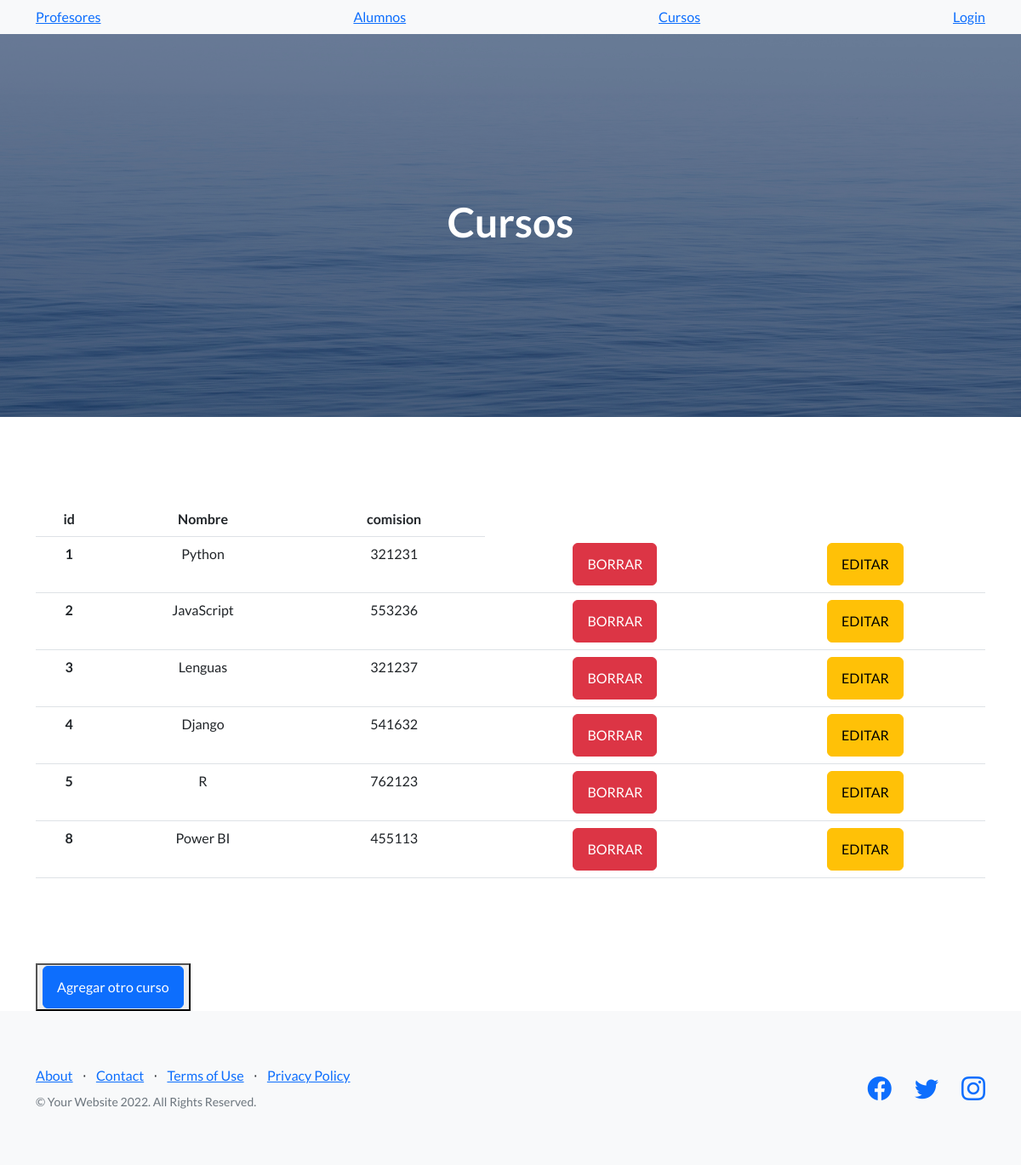
Screenshot of /appCoder/cursos with the database file from the repository.
### AppCoder/models.py (models this page shows, shortened)
class Curso(models.Model):
    nombre = models.CharField(max_length=40)
    comision = models.IntegerField()

### AppCoder/views.py (the view)
# urls.py: path("cursos" , views.cursos , name="cursos"),
def cursos(request):
    cursos = Curso.objects.all()
    dicc = {"cursos":cursos}
    plantillas = loader.get_template("cursos.html")
    documento = plantillas.render(dicc)
    return HttpResponse(documento)

### AppCoder/template/cursos.html
{% extends "padre.html" %}
{%  load static %}
{% block seccion %}
    <h1>Cursos</h1>
{% endblock %}
{% block contenido %}
    <div class="container">
        <table class="table table-hover" style="text-align: center; margin-top: 100px;margin-bottom: 100px;">
            <thead>
            <tr>
                <th scope="col">id</th>
                <th scope="col">Nombre</th>
                <th scope="col">comision</th>
            </tr>
            </thead>
            <tbody>
                {% for n in cursos %}
                <tr>
                    <th>{{n.id}}</th>
                    <td>{{n.nombre}}</td>
                    <td>{{n.comision}}</td>
                    <td><a href="{% url 'eliminar_curso'  n.id %}" class="btn btn-danger">BORRAR</a></td>
                    <td><a href="{% url 'editar_curso'  n.id %}" class="btn btn-warning">EDITAR</a></td>
                </tr>
                {% endfor %}
            </tbody>
        </table>
        <button>
            <a href="alta_curso" class="btn btn-primary">Agregar otro curso</a>
        </button>
    </div>
{% endblock %}

### AppCoder/template/padre.html (shortened to what this page needs)
<!DOCTYPE html>
<html lang="en">
    <head>
        {% load static %}
        <link href="https://cdn.jsdelivr.net/npm/bootstrap-icons@1.5.0/font/bootstrap-icons.css" rel="stylesheet" type="text/css" />
        <link href="{% static 'app_coder/css/styles.css' %}" rel="stylesheet" />
    </head>
    <body>
        <nav class="navbar navbar-light bg-light static-top">
            <div class="container">
                <a class="" href="{% url  'profesores' %}" class="btn btn-primary">Profesores</a>
                <a class="" href="{% url 'alumnos' %}" class="btn btn-primary">Alumnos</a>
                <a class="" href="{% url 'cursos' %}" class="btn btn-primary">Cursos</a>
                <a class="" href="{% url 'login' %}" class="btn btn-primary">Login</a>
            </div>
        </nav>
        <header class="masthead">
            <div class="container position-relative">
                <div class="row justify-content-center">
                    <div class="col-xl-6">
                        <div class="text-center text-white">
                            {% block seccion %}
                            {% endblock %}
                        </div>
                    </div>
                </div>
            </div>
        </header>
        {% block contenido %}
        {% endblock %}
        <footer class="footer bg-light">
            <div class="container">
                <div class="row">
                    <div class="col-lg-6 h-100 text-center text-lg-start my-auto">
                        <ul class="list-inline mb-2">
                            <li class="list-inline-item"><a href="#!">About</a></li>
                            <li class="list-inline-item">⋅</li>
                            <li class="list-inline-item"><a href="#!">Contact</a></li>
                            <li class="list-inline-item">⋅</li>
                            <li class="list-inline-item"><a href="#!">Terms of Use</a></li>
                            <li class="list-inline-item">⋅</li>
                            <li class="list-inline-item"><a href="#!">Privacy Policy</a></li>
                        </ul>
                        <p class="text-muted small mb-4 mb-lg-0">&copy; Your Website 2022. All Rights Reserved.</p>
                    </div>
                    <div class="col-lg-6 h-100 text-center text-lg-end my-auto">
                        <ul class="list-inline mb-0">
                            <li class="list-inline-item me-4">
                                <a href="#!"><i class="bi-facebook fs-3"></i></a>
                            </li>
                            <li class="list-inline-item me-4">
                                <a href="#!"><i class="bi-twitter fs-3"></i></a>
                            </li>
                            <li class="list-inline-item">
                                <a href="#!"><i class="bi-instagram fs-3"></i></a>
                            </li>
                        </ul>
                    </div>
                </div>
            </div>
        </footer>
    </body>
</html>

### rows the page displays
Curso: id "1", nombre "Python", comision "321231"
Curso: id "2", nombre "JavaScript", comision "553236"
Curso: id "3", nombre "Lenguas", comision "321237"
Curso: id "4", nombre "Django", comision "541632"
Curso: id "5", nombre "R", comision "762123"
Curso: id "8", nombre "Power BI", comision "455113"
